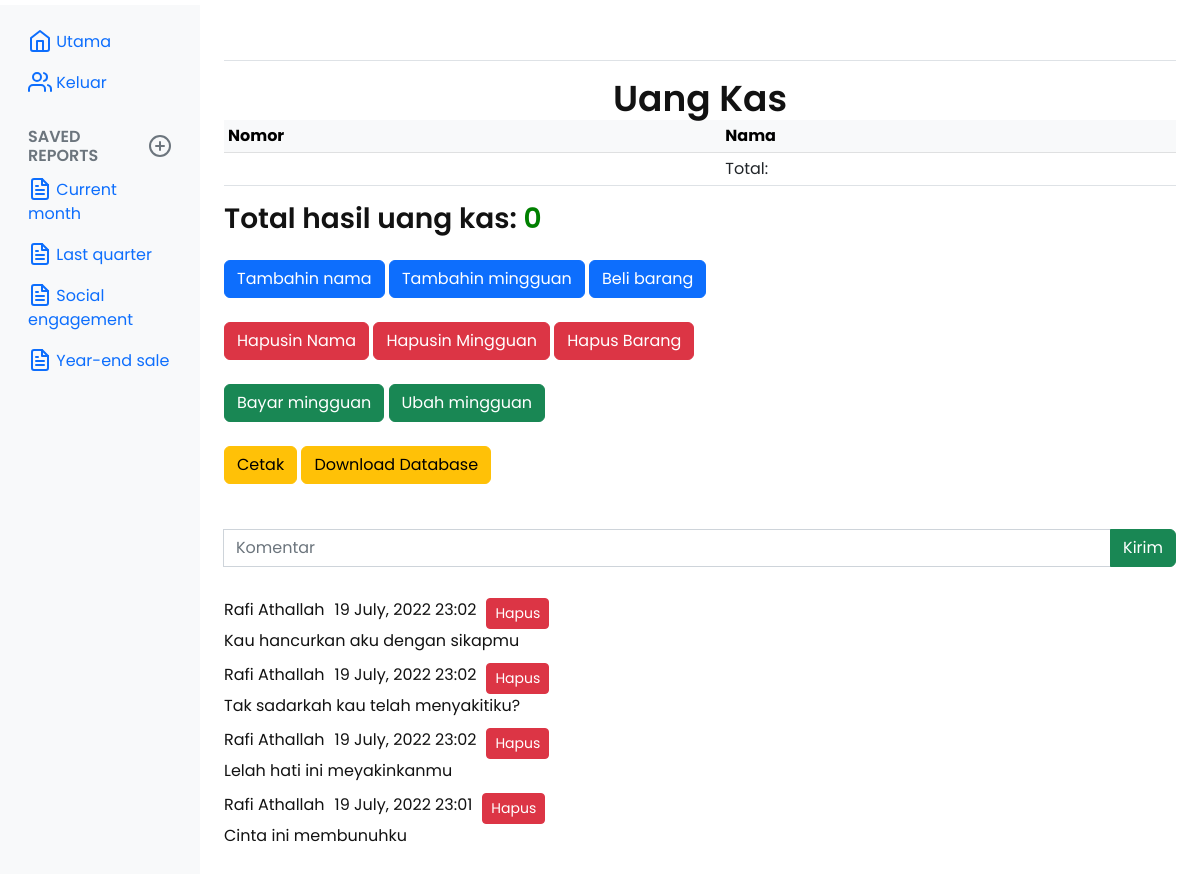
The app's page /bendahara (signed in) with its own data.
### app.py (models this page shows)
class Komentar(db.Model):
    id = db.Column(db.Integer, primary_key=True)
    username = db.Column(db.String(40), nullable=False)
    waktu = db.Column(db.String(25), nullable=False)
    komentar = db.Column(db.String(100), nullable=False)

### app.py (the view)
@app.route('/bendahara')
@login_required
def bendahara():
    list_mingguan = Mingguan.query.all()
    list_barang = BarangDiBeli.query.all()
    list_bayaran = BayaranSiswa.query.all()
    dict_bayaran = {"mingguan": {x.id: 0 for x in list_mingguan}, "total": 0, "list_mingguan_enumerate": enumerate(list_mingguan), "list_barang_enumerate": enumerate(list_barang)}
    for i in list_bayaran:
        dict_bayaran["mingguan"][i.id_tanggal] += i.bayaran
    dict_bayaran["total"] = sum(dict_bayaran["mingguan"].values())
    dict_bayaran["total"] -= sum(int(x.harga) for x in BarangDiBeli.query.all())
    return render_template("bendahara.jinja", user=current_user, list_user=NamaSiswa.query.all(), list_bayaran=list_bayaran, list_mingguan=list_mingguan, list_komentar=Komentar.query.all()[::-1], list_barang=list_barang, **dict_bayaran)

### app.py (called while the page is built)
@login_manager.user_loader
def user_load(id):
    return User.query.get(id)

### templates/bendahara.jinja (shortened to what this page needs)
{% extends "base.jinja" %}
{% block kontent %}
<div class="container-fluid">
    <div class="row">
        <nav id="sidebarMenu" class="col-md-3 col-lg-2 d-md-block bg-light sidebar collapse">
            <div class="position-sticky pt-3">
                <ul class="nav flex-column">
                    <li class="nav-item">
                        <a class="nav-link active" aria-current="page" href="{{ url_for('utama') }}">
                            Utama
                        </a>
                    </li>
                    <li class="nav-item">
                        <a class="nav-link" href="{{ url_for('logout') }}">
                            Keluar
                        </a>
                    </li>
                </ul>
                <h6
                    class="sidebar-heading d-flex justify-content-between align-items-center px-3 mt-4 mb-1 text-muted text-uppercase">
                    <span>Saved reports</span>
                    <a class="link-secondary" href="#" aria-label="Add a new report">
                    </a>
                </h6>
                <ul class="nav flex-column mb-2">
                    <li class="nav-item">
                        <a class="nav-link" href="#">
                            Current month
                        </a>
                    </li>
                    <li class="nav-item">
                        <a class="nav-link" href="#">
                            Last quarter
                        </a>
                    </li>
                    <li class="nav-item">
                        <a class="nav-link" href="#">
                            Social engagement
                        </a>
                    </li>
                    <li class="nav-item">
                        <a class="nav-link" href="#">
                            Year-end sale
                        </a>
                    </li>
                </ul>
            </div>
        </nav>
        <main class="col-md-9 ms-sm-auto col-lg-10 px-md-4">
            <div class="d-flex justify-content-between flex-wrap flex-md-nowrap align-items-center pt-3 pb-2 mb-3 border-bottom">
                <div class="btn-toolbar mb-2 mb-md-0">
                    <div class="btn-group me-2">
                    </div>
                </div>
            </div>
            <h2 class="text-center">Uang Kas</h2>
            <div class="table-responsive">
                <table id="table_bendahara" class="table table-sm">
                    <thead class="table-light">
                        <tr>
                            <th scope="col">Nomor</th>
                            <th scope="col">Nama</th>
                        </tr>
                    </thead>
                    <tfoot>
                        <tr>
                            <td></td>
                            <td>Total: </td>
                        </tr>
                    </tfoot>
                </table>
            </div>
            {% if total < 0 %}
            <h3>Total hasil uang kas: <span style="color: red;">{{ total }}</span></h1>
            {% else %}
            <h3>Total hasil uang kas: <span style="color: green;">{{ total }}</span></h1>
            {% endif %}
            {% if 1 == 1 %}
            <br>
            <button class="btn btn-primary" data-bs-toggle="modal" data-bs-target="#TambahinNamaModal">Tambahin nama</button>
            <button class="btn btn-primary" data-bs-toggle="modal" data-bs-target="#TambahinMingguanModal">Tambahin mingguan</button>
            <button class="btn btn-primary" data-bs-toggle="modal" data-bs-target="#BeliBarangModal">Beli barang</button>
            <br>
            <br>
            <button class="btn btn-danger" data-bs-toggle="modal" data-bs-target="#HapusinNamaModal">Hapusin Nama</button>
            <button class="btn btn-danger" data-bs-toggle="modal" data-bs-target="#HapusinMingguanModal">Hapusin Mingguan</button>
            <button class="btn btn-danger" data-bs-toggle="modal" data-bs-target="#HapusinBarangModal">Hapus Barang</button>
            <br>
            <br>
            <button class="btn btn-success" data-bs-toggle="modal" data-bs-target="#BayarMingguanModal">Bayar mingguan</button>
            <button class="btn btn-success" data-bs-toggle="modal" data-bs-target="#UbahMingguanModal">Ubah mingguan</button>
            <br>
            <br>
            <button class="btn btn-warning" data-bs-toggle="modal" data-bs-target="#CetakTable">Cetak</button>
            <a class="btn btn-warning" href="{{ url_for('download') }}">Download Database</a>
            {% else %}
            <br>
            <button class="btn btn-warning" data-bs-toggle="modal" data-bs-target="#CetakTable">Cetak</button>
            {% endif %}
            <div class="comments">
                <form class="row g-2" action="/tambahinkomentar" method="post" onsubmit="KirimKomentar();">
                    <div class="input-group mb-3">
                        <input type="text" class="form-control" placeholder="Komentar" maxlength="100" name="komentar" autocomplete="off">
                        <button class="btn btn-success" type="submit" id="button-addon2">Kirim</button>
                    </div>
                </form>
                {% for i in list_komentar %}
                <div class="comment">
                    <div class="top-comment">
                        <p class="user">{{ i.username }}</p>
                        <p class="comment-ts">{{ i.waktu }}</p>
                        {% if user.id == 1 %}
                        <form action="/hapusinkomentar" method="post">
                            <input type="submit" class="btn btn-danger btn-sm" value="Hapus" style="margin-left: 10px;">
                        </form>
                        {% endif %}
                    </div>
                    <div class="comment-content">
                        {{ i.komentar }}
                    </div>
                </div>
                {% endfor %}
            </div>
        </main>
    </div>
</div>
{% endblock %}

### templates/base.jinja (shortened to what this page needs)
<!DOCTYPE html>
<html lang="en">
<head>
    <link href="https://cdn.jsdelivr.net/npm/bootstrap@5.2.0-beta1/dist/css/bootstrap.min.css" rel="stylesheet">
    <link rel="stylesheet" href="{{ url_for('static', filename='css/default.css') }}">
    <link rel="stylesheet" href="{{ url_for('static', filename='css/style.css') }}">
</head>
<body>
    {% block kontent %}
    {% endblock %}
</body>
</html>

### templates/bendahara.jinja (style rules this page uses)
.comments { margin: 40px 0; }
.comment { margin: 10px 0; }
.row { padding: 5px 0; }
.bottom, .top-comment { display: flex; color: grey; font-size: 12px; }
.comment-ts { padding-left: 10px; }

### records on screen
Komentar: username "Rafi Athallah", waktu "19 July, 2022 23:02", komentar "Kau hancurkan aku dengan sikapmu"
Komentar: username "Rafi Athallah", waktu "19 July, 2022 23:02", komentar "Tak sadarkah kau telah menyakitiku?"
Komentar: username "Rafi Athallah", waktu "19 July, 2022 23:02", komentar "Lelah hati ini meyakinkanmu"
Komentar: username "Rafi Athallah", waktu "19 July, 2022 23:01", komentar "Cinta ini membunuhku"

### other values on screen
{{ total }} "0"
